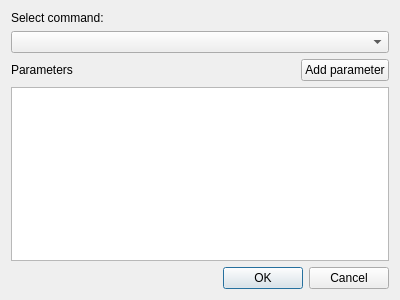
<?xml version="1.0" encoding="UTF-8"?>
<ui version="4.0">
 <class>CommandPluginDialog</class>
 <widget class="QDialog" name="CommandPluginDialog">
  <property name="geometry">
   <rect>
    <x>0</x>
    <y>0</y>
    <width>400</width>
    <height>300</height>
   </rect>
  </property>
  <property name="minimumSize">
   <size>
    <width>300</width>
    <height>200</height>
   </size>
  </property>
  <property name="windowTitle">
   <string>Dialog</string>
  </property>
  <property name="windowIcon">
   <iconset resource="resource.qrc">
    <normaloff>:/icons/png/face-glasses.png</normaloff>:/icons/png/face-glasses.png</iconset>
  </property>
  <property name="modal">
   <bool>true</bool>
  </property>
  <layout class="QVBoxLayout" name="verticalLayout">
   <item>
    <widget class="QLabel" name="label">
     <property name="text">
      <string>Select command:</string>
     </property>
    </widget>
   </item>
   <item>
    <widget class="QComboBox" name="cbCommands"/>
   </item>
   <item>
    <layout class="QHBoxLayout" name="horizontalLayout">
     <item>
      <widget class="QLabel" name="label_2">
       <property name="text">
        <string>Parameters</string>
       </property>
      </widget>
     </item>
     <item>
      <spacer name="horizontalSpacer">
       <property name="orientation">
        <enum>Qt::Horizontal</enum>
       </property>
       <property name="sizeHint" stdset="0">
        <size>
         <width>40</width>
         <height>20</height>
        </size>
       </property>
      </spacer>
     </item>
     <item>
      <widget class="QPushButton" name="btnAddParam">
       <property name="text">
        <string>Add parameter</string>
       </property>
      </widget>
     </item>
    </layout>
   </item>
   <item>
    <widget class="QListWidget" name="listParams">
     <property name="editTriggers">
      <set>QAbstractItemView::DoubleClicked|QAbstractItemView::EditKeyPressed</set>
     </property>
    </widget>
   </item>
   <item>
    <widget class="QDialogButtonBox" name="buttonBox">
     <property name="orientation">
      <enum>Qt::Horizontal</enum>
     </property>
     <property name="standardButtons">
      <set>QDialogButtonBox::Cancel|QDialogButtonBox::Ok</set>
     </property>
    </widget>
   </item>
  </layout>
 </widget>
 <resources>
  <include location="resource.qrc"/>
 </resources>
 <connections>
  <connection>
   <sender>buttonBox</sender>
   <signal>accepted()</signal>
   <receiver>CommandPluginDialog</receiver>
   <slot>accept()</slot>
   <hints>
    <hint type="sourcelabel">
     <x>248</x>
     <y>254</y>
    </hint>
    <hint type="destinationlabel">
     <x>157</x>
     <y>274</y>
    </hint>
   </hints>
  </connection>
  <connection>
   <sender>buttonBox</sender>
   <signal>rejected()</signal>
   <receiver>CommandPluginDialog</receiver>
   <slot>reject()</slot>
   <hints>
    <hint type="sourcelabel">
     <x>316</x>
     <y>260</y>
    </hint>
    <hint type="destinationlabel">
     <x>286</x>
     <y>274</y>
    </hint>
   </hints>
  </connection>
 </connections>
</ui>
